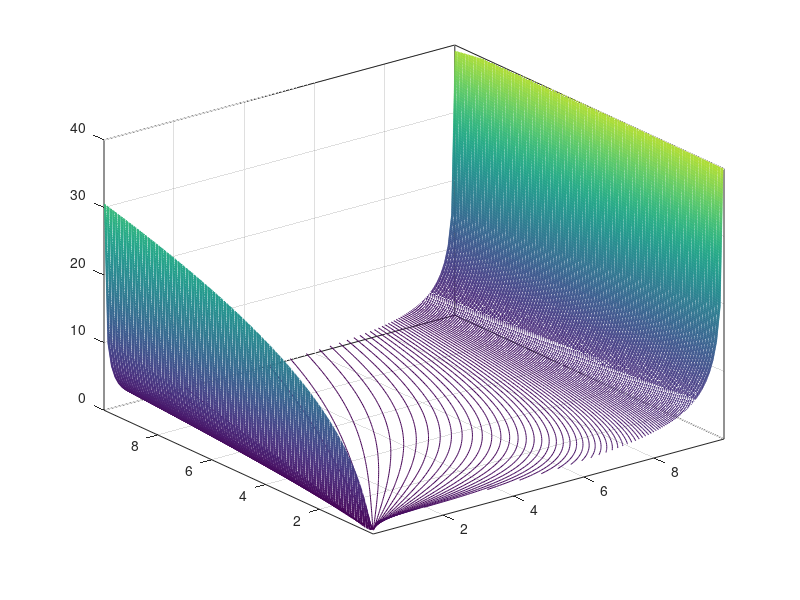

The MATLAB source for this figure:
a = [-1 1];
b = [0 10];

%z1 = linspace(0.1,10-0.1,500);
%z2 = linspace(0.1,10-0.1,500);
[z1,z2] = meshgrid(linspace(0.01,10-0.01,100));

%z2 = 8 * ones(1, numel(z1));
%V = zeros(1, numel(z1));
%for i = 1:numel(b)
%   tmpCheck = (b(i) - (a(i).*x) > 0);
%   V = V + 10 * log(tmpCheck * ())./(b(i) - (A(i,1).*X + A(i,2) .*Y))).^2;
%end

V = (log((z1 + z2)/4 ./z1)).^2 + (log((10 - (z1 + z2)/4) ./ (10-z1))).^2;
V(V >= 800) = 0;
%plot(z1,V)
contour3(z1,z2,V,500);
hold on; grid on;
zlim([0 40]);